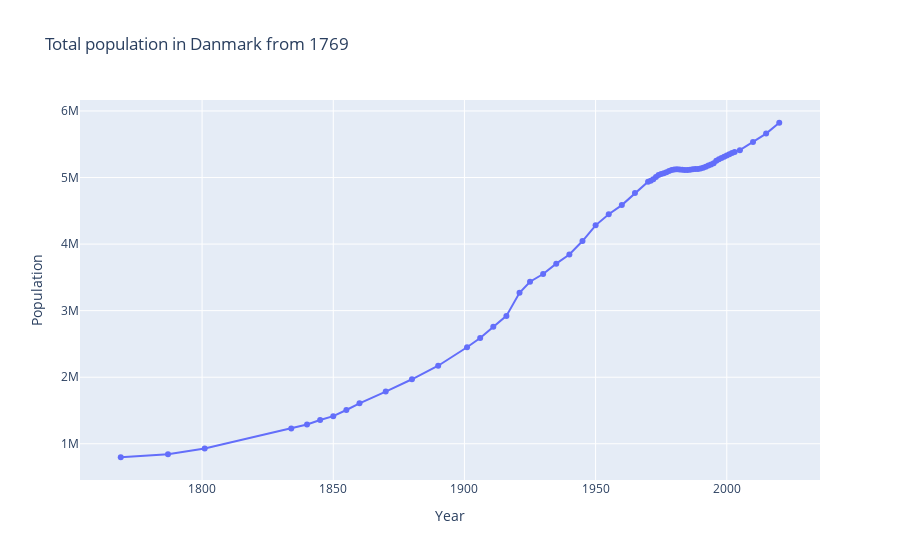

Notebook code cell kept with this figure:
### Code cell
fig = px.line(danmark_pop, x="År", y="Folkmängd", title="Total population in Danmark from 1769", labels={"År": "Year", "Folkmängd": "Population"},markers=True)
fig.show()

### Figure 1 — Plotly figure (JSON) as saved in the notebook; plotly's stock layout.template omitted (floating-point values rounded to 4 significant figures)
{"data": [{"hovertemplate": "Year=%{x}<br>Population=%{y}<extra></extra>", "legendgroup": "", "line": {"color": "#636efa", "dash": "solid"}, "marker": {"symbol": "circle"}, "mode": "lines+markers", "name": "", "orientation": "v", "showlegend": false, "type": "scatter", "x": [1769, 1787, 1801, 1834, 1840, 1845, 1850, 1855, 1860, 1870, 1880, 1890, 1901, 1906, 1911, 1916, 1921, 1925, 1930, 1935, 1940, 1945, 1950, 1955, 1960, 1965, 1970, 1971, 1972, 1973, 1974, 1975, 1976, 1977, 1978, 1979, 1980, 1981, 1982, 1983, 1984, 1985, 1986, 1987, 1988, 1989, 1990, 1991, 1992, 1993, 1994, 1995, 1996, 1997, 1998, 1999, 2000, 2001, 2002, 2003, 2005, 2010, 2015, 2020], "xaxis": "x", "y": [797584, 841806, 929001, 1230964, 1289075, 1356877, 1414648, 1507222, 1608362, 1784741, 1969039, 2172380, 2449540, 2588919, 2757076, 2921362, 3267831, 3434555, 3550656, 3706349, 3844312, 4045232, 4281275, 4448401, 4585256, 4767597, 4937579, 4950598, 4975653, 5007538, 5036184, 5054410, 5065313, 5079879, 5096959, 5111537, 5122065, 5123989, 5119155, 5116464, 5112130, 5111108, 5116273, 5124794, 5129254, 5129778, 5135409, 5146469, 5162126, 5180614, 5196642, 5215718, 5251027, 5275121, 5294860, 5313577, 5330020, 5349212, 5368354, 5383507, 5411405, 5534738, 5659715, 5822763], "yaxis": "y"}], "layout": {"legend": {"tracegroupgap": 0}, "title": {"text": "Total population in Danmark from 1769"}, "xaxis": {"anchor": "y", "domain": [0, 1], "title": {"text": "Year"}}, "yaxis": {"anchor": "x", "domain": [0, 1], "title": {"text": "Population"}}}}
